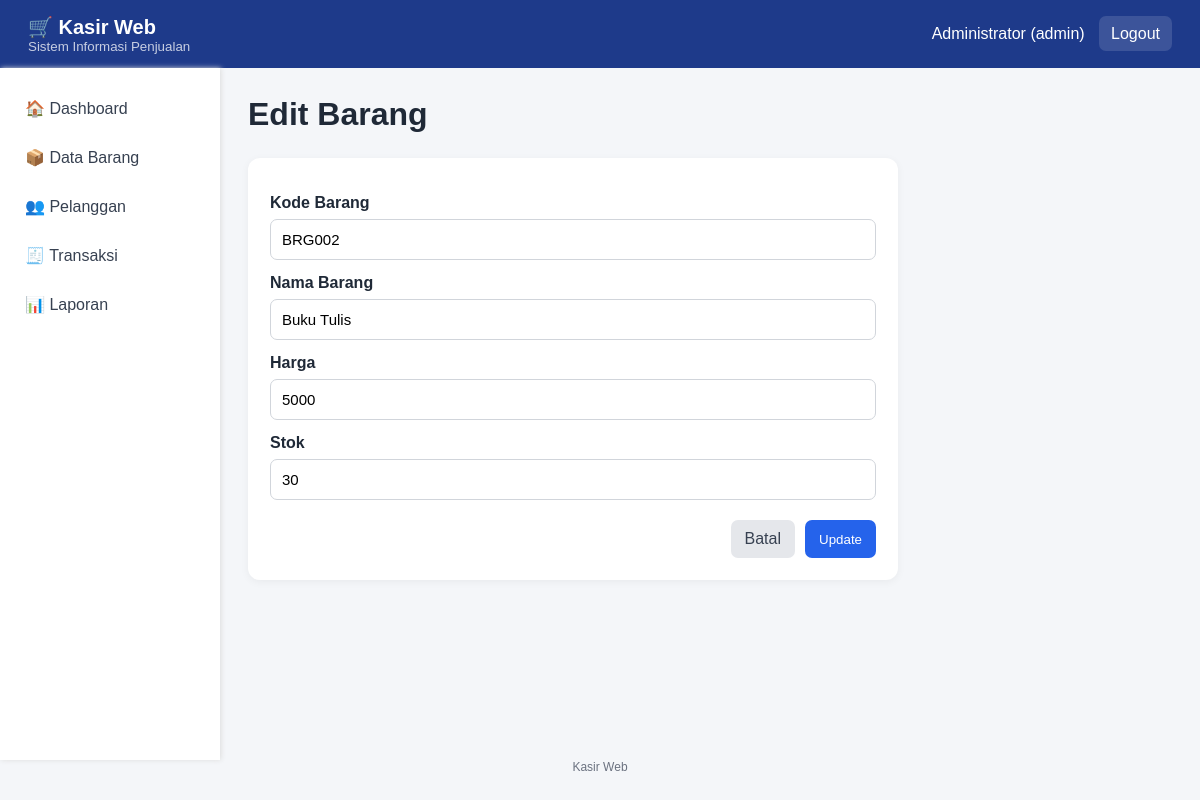
Page /barang_edit.php?id=2 (signed in) on the committed database.
### tables this page shows
CREATE TABLE barang(id INT UNSIGNED AUTO_INCREMENT PRIMARY KEY,kode_barang VARCHAR(30) UNIQUE NOT NULL,nama_barang VARCHAR(100) NOT NULL,harga INT NOT NULL DEFAULT 0,stok INT NOT NULL DEFAULT 0,created_at TIMESTAMP DEFAULT CURRENT_TIMESTAMP);

### auth.php (called while the page is built, shortened)
<?php
function e($v)
{
    return htmlspecialchars(
        (string) $v,
        ENT_QUOTES,
        "UTF-8"
    );
}
?>

### barang_edit.php (the view, shortened to what this page needs)
<?php
require "koneksi.php";
$id = (int) $_GET["id"];
$s = $conn->prepare(
    "SELECT * FROM barang WHERE id = ?"
);
$s->bind_param("i", $id);
$s->execute();
$r = $s->get_result()->fetch_assoc();
require "header.php";
?>
<div class="title">
    <h1>Edit Barang</h1>
</div>
<div class="panel form">
    <form method="post" action="barang_update.php">
        <label for="kode_barang">
            Kode Barang
        </label>
        <input
            type="text"
            id="kode_barang"
            name="kode_barang"
            value="<?= e($r["kode_barang"]) ?>"
            required
        >
        <label for="nama_barang">
            Nama Barang
        </label>
        <input
            type="text"
            id="nama_barang"
            name="nama_barang"
            value="<?= e($r["nama_barang"]) ?>"
            required
        >
        <label for="harga">
            Harga
        </label>
        <input
            type="number"
            id="harga"
            name="harga"
            value="<?= e($r["harga"]) ?>"
            min="0"
            required
        >
        <label for="stok">
            Stok
        </label>
        <input
            type="number"
            id="stok"
            name="stok"
            value="<?= e($r["stok"]) ?>"
            min="0"
            required
        >
        <div class="actions">
            <a
                class="btn"
                href="barang.php"
            >
                Batal
            </a>
            <button
                type="submit"
                class="btn primary"
            >
                Update
            </button>
        </div>
    </form>
</div>
<?php require "footer.php"; ?>

### style.css (style rules this page uses)
* { box-sizing: border-box; }
body { margin: 0; font-family: Arial, sans-serif; background: #f4f6f9; color: #1f2937; }
.title { display: flex; justify-content: space-between; align-items: center; margin-bottom: 20px; }
.title h1 { margin: 0 0 5px; }
.panel { background: white; padding: 22px; border-radius: 12px; margin-bottom: 20px; box-shadow: 0 2px 8px #0000000d; }
.btn { display: inline-block; border: 0; text-decoration: none; background: #e5e7eb; color: #374151; padding: 10px 14px; border-radius: 7px; cursor: pointer; }
.primary { background: #2563eb; color: white; }
.form { max-width: 650px; }
.form label { display: block; font-weight: bold; margin: 14px 0 7px; }
.form input, .form select, .form textarea { width: 100%; padding: 11px; border: 1px solid #d1d5db; border-radius: 7px; font-size: 15px; }
.actions { display: flex; justify-content: flex-end; gap: 10px; margin-top: 20px; }

### rows in the picture
barang: kode_barang "BRG002", nama_barang "Buku Tulis", harga "5000", stok "30"

### other values in the picture
$_SESSION["nama"] "Administrator"
$_SESSION["role"] "admin"
